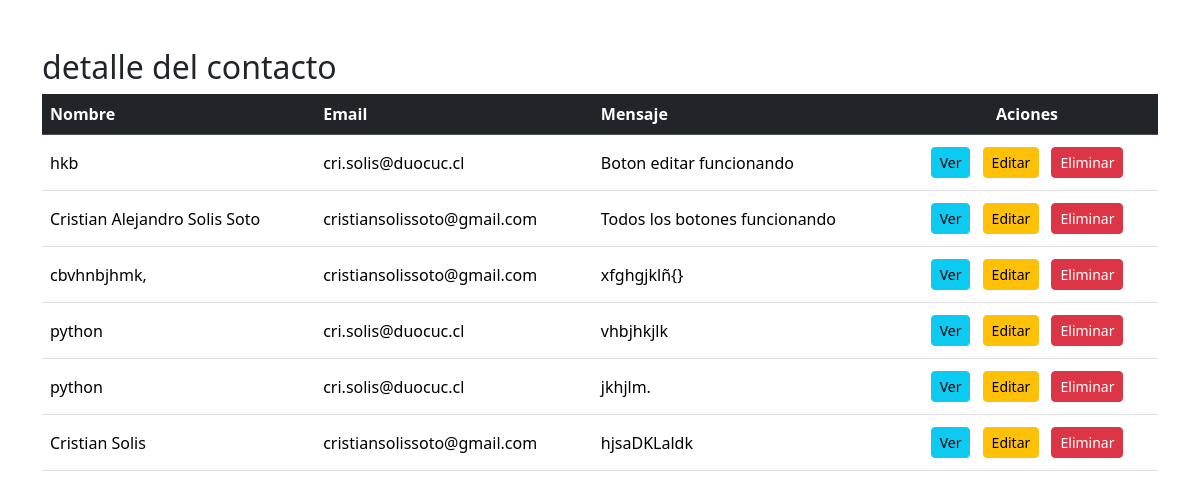
Screenshot of /contactos/ (signed in) with the database file from the repository.
### myportfolio/models.py (models this page shows, shortened)
class Contacto(models.Model):
    nombre = models.CharField(max_length=100)
    email = models.EmailField()
    mensaje = models.TextField()  # Campo para el mensaje original
    mensaje_cifrado = models.TextField()  # Campo para almacenar el mensaje cifrado
    fecha = models.DateTimeField(auto_now_add=True)  # Añade el campo de fecha

### myportfolio/views.py (the view)
# urls.py: path('contactos/', views.contacto_lista, name='contacto_lista'),
@login_required
def contacto_lista(request):
    contactos = Contacto.objects.all()
    return render(request, 'myportfolio/contacto_lista.html', {'contactos':contactos})

### myportfolio/templates/myportfolio/contacto_lista.html (shortened to what this page needs)
{% extends 'base_generic.html' %} {% block content %}
<div class="container mt-5">
<h2>detalle del contacto</h2>
<div class="table-responsive">
<table class="table table-hover align-middle">
    <thead class="table-dark">
    <tr>
        <th scope="col">Nombre</th>
        <th scope="col">Email</th>
        <th scope="col">Mensaje</th>
        <th scope="col" class="text-center">Aciones</th>
    </tr>
    </thead>
    <tbody>
    {% for contacto in contactos %}
    <tr>
        <td>{{ contacto.nombre }}</td>
        <td>{{ contacto.email }}</td>
        <td>{{ contacto.mensaje }}</td>
        <td class="text-center">
        <a
            href="{% url 'contacto_detalle' contacto.pk %}"
            class="btn btn-info btn-sm m-1"
            >Ver</a
        >
        <a
            href="{% url 'contacto_editar' contacto.pk %}"
            class="btn btn-warning btn-sm m-1"
            >Editar</a
        >
        <form
            method="POST"
            action="{% url 'contacto_eliminar' contacto.pk %}"
            style="display: inline"
        >
            <button type="submit" class="btn btn-danger btn-sm m-1">
            Eliminar
            </button>
        </form>
        </td>
    </tr>
    {% endfor %}
    </tbody>
</table>
</div>
</div>
{% endblock %}

### myportfolio/templates/base_generic.html (shortened to what this page needs)
{% load static %}
{% load bootstrap5%}
<!DOCTYPE html>
<html lang="es">
<head>
    <link rel="stylesheet" href="{% static 'css/styles.css' %}">
    {% bootstrap_css %}
</head>
<body>
    {%block content%}{%endblock%}
</body>
</html>

### myportfolio/static/css/styles.css (style rules this page uses)
html { scroll-behavior: smooth; }

### rows the page displays
Contacto: nombre "hkb", email "cri.solis@duocuc.cl", mensaje "Boton editar funcionando"
Contacto: nombre "Cristian Alejandro Solis Soto", email "cristiansolissoto@gmail.com", mensaje "Todos los botones funcionando"
Contacto: nombre "cbvhnbjhmk,", email "cristiansolissoto@gmail.com", mensaje "xfghgjklñ{}"
Contacto: nombre "python", email "cri.solis@duocuc.cl", mensaje "vhbjhkjlk"
Contacto: nombre "python", email "cri.solis@duocuc.cl", mensaje "jkhjlm."
Contacto: nombre "Cristian Solis", email "cristiansolissoto@gmail.com", mensaje "hjsaDKLaldk"
